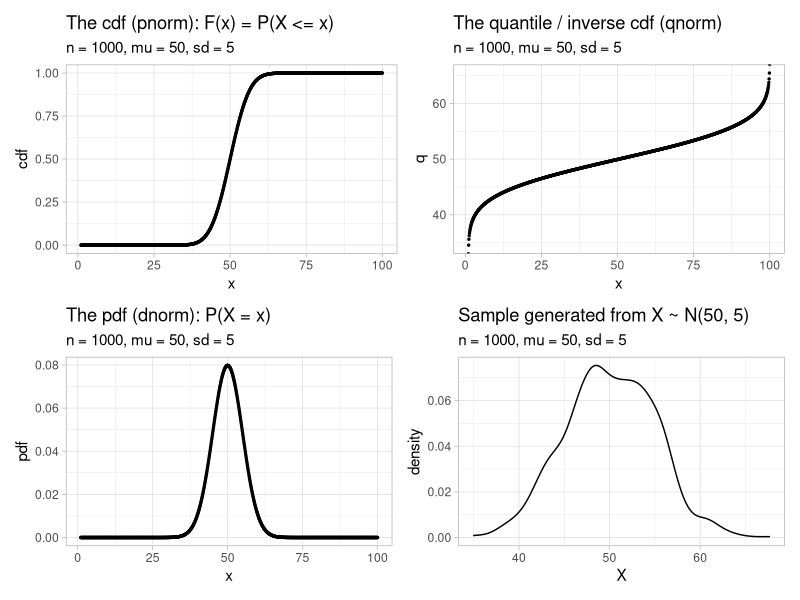
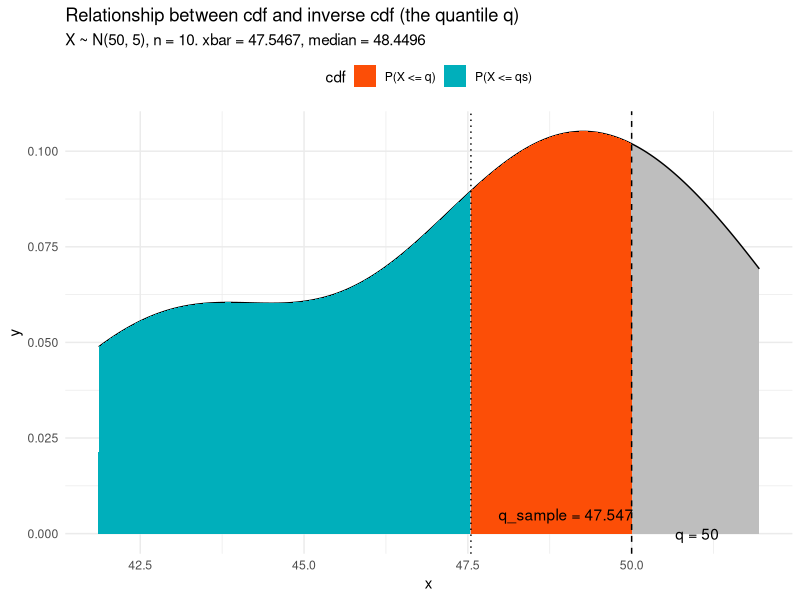
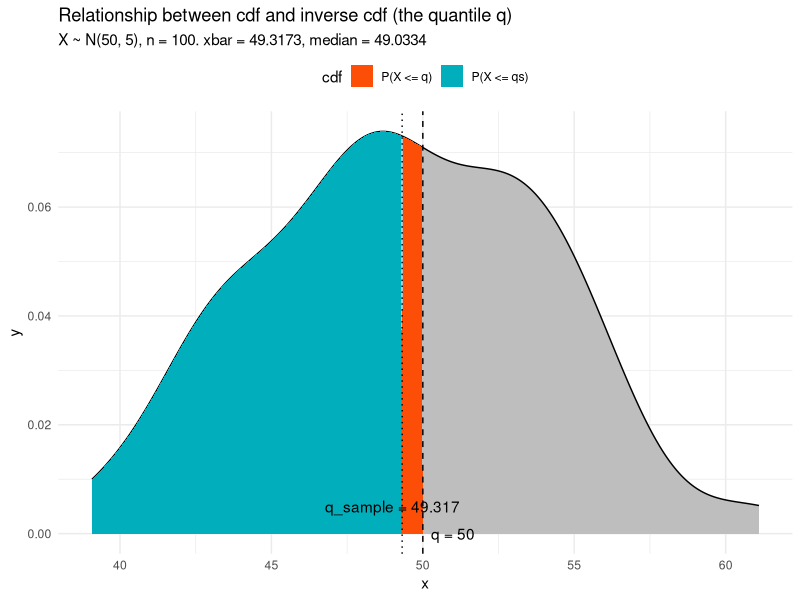
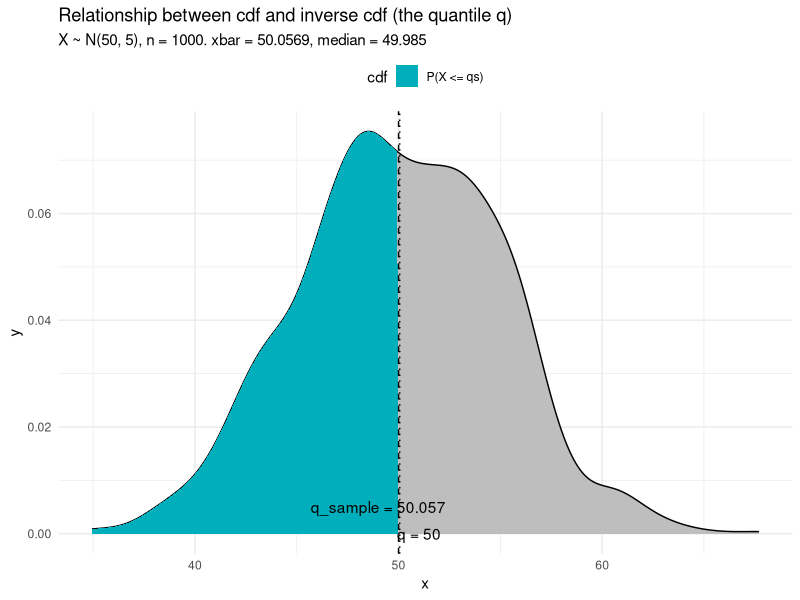
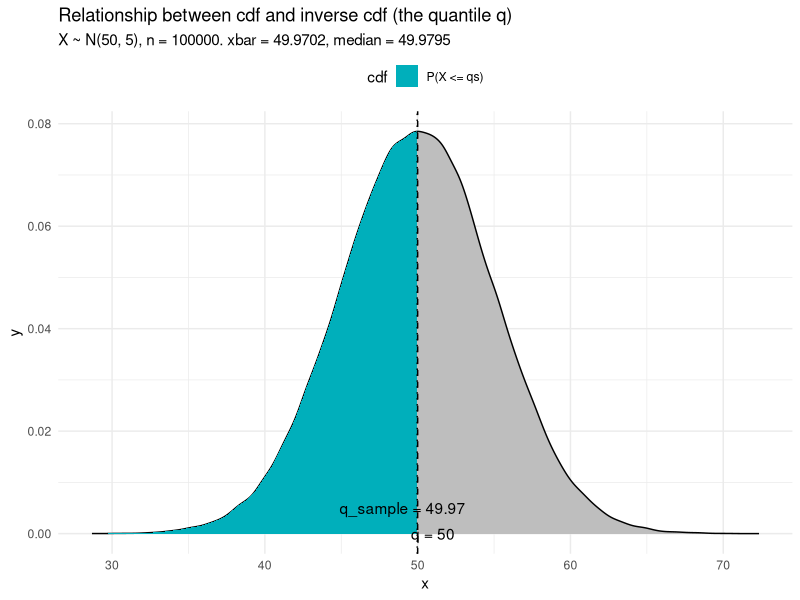
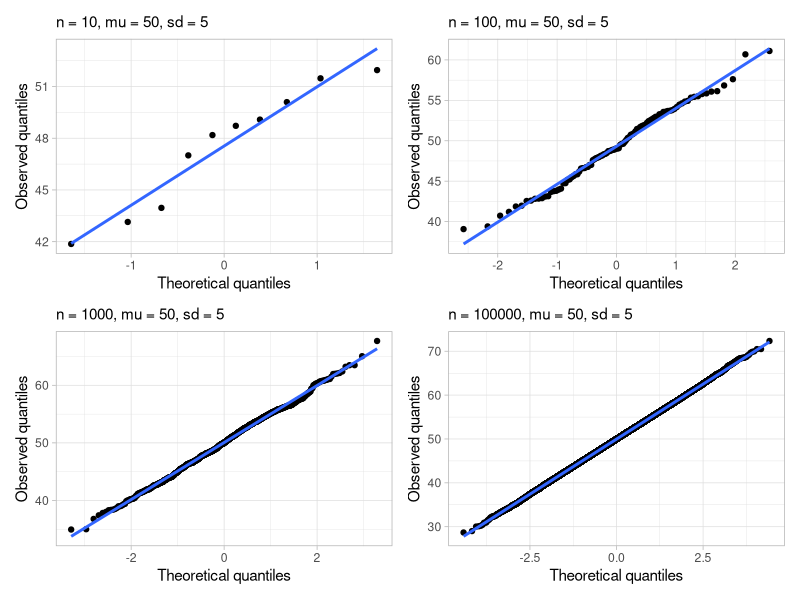

These figures' R source, in order:
## ---- chunk 1
library(tidyverse)
library(patchwork)
options(scipen = 999)

mu <- 50
sd <- 5
n <- 1000
set.seed(10)
df <- tibble(
  x = seq(1, 100, length.out = n),
  p = seq(0, 1, length.out = n),
  pdf = dnorm(x, mean = mu, sd = sd), # f(x) = P(X = x)
  cdf = pnorm(x, mean = mu, sd = sd), # F(x) = P(X <= x)
  q = qnorm(p, mean = mu, sd = sd), # F^{-1}(p) = x
  X = rnorm(n, mean = mu, sd = sd) # generate a random variable
)

p_pdf <- df %>%
  ggplot(aes(x = x, y = pdf)) +
  geom_point(size = 0.5) +
  theme_light() +
  labs(
    title = "The pdf (dnorm): P(X = x)",
    subtitle = str_glue("n = {nrow(df)}, mu = {mu}, sd = {sd}")
  )
p_cdf <- df %>%
  ggplot(aes(x = x, y = cdf)) +
  geom_point(size = 0.5) +
  theme_light() +
  labs(
    title = "The cdf (pnorm): F(x) = P(X <= x)",
    subtitle = str_glue("n = {nrow(df)}, mu = {mu}, sd = {sd}")
  )
p_q <- df %>%
  ggplot(aes(x = x, y = q)) +
  geom_point(size = 0.5) +
  theme_light() +
  labs(
    title = "The quantile / inverse cdf (qnorm)",
    subtitle = str_glue("n = {nrow(df)}, mu = {mu}, sd = {sd}")
  )
p_X <- df %>%
  ggplot(aes(x = X)) +
  geom_density() +
  theme_light() +
  labs(
    title = "Sample generated from X ~ N(50, 5)",
    subtitle = str_glue("n = {nrow(df)}, mu = {mu}, sd = {sd}")
  )

(p_cdf + p_q )/
 ( p_pdf + p_X)

## ---- chunk 2
options(scipen = 999)

plotnn <- function(n, mu, sd) {
  set.seed(10)
  X <- rnorm(n, mu, sd) # Generate random variable
  p <- 0.5 # Let the probability be 50% (the 50th percentile)
  q <- qnorm(p, mu, sd) # inverse cdf, theoretical quantile
  cdf <- pnorm(q, mu, sd) # cdf should be equal to p
  
  xbar <- mean(X) # sample mean
  xmedian <- median(X) # sample median
  sd(X)
  q_sample <- qnorm(p, xbar, sd(X)) %>% round(3)
  0.5 == pnorm(q_sample, xbar, sd(X)) # TRUE
  
  
  plot1 <- X %>%
    enframe() %>%
    ggplot(aes(x = value)) +
    geom_density(fill = "gray") +
    theme_minimal()+
    theme(legend.position="top")
  
  
  # extract x,y values from plot in order to shade the area
  d <- ggplot_build(plot1)$data[[1]]
  d <- d %>% mutate(color = case_when(
    x <= q & x > q_sample~ "P(X <= q)",
    x <= q_sample ~ "P(X <= qs)"
  ))
  
  plot1 +
    geom_area(data = subset(d, x <= q), aes(
      x = x, y = y,
      fill = factor(color)
    )) +
    annotate("text", x = q + 1, y = 0, label = str_glue("q = {q}")) +
    annotate("text", x = q - 1, y = 0 + 0.005, label = str_glue("q_sample = {q_sample}")) +
    geom_vline(xintercept = q, linetype = "dashed") +
    geom_vline(xintercept = q_sample, linetype = "dotted") + 
    scale_color_discrete("cdf:") +
    labs(
      title = "Relationship between cdf and inverse cdf (the quantile q)",
      subtitle = str_glue("X ~ N({mu}, {sd}), n = {n}. xbar = {round(xbar,4)}, median = {round(xmedian,4)}"),
      x = "x",
      fill = "cdf"
    ) +
    scale_fill_manual(breaks = c("P(X <= q)", "P(X <= qs)"),
                       values = c("#FC4E07","#00AFBB"))
}

mu <- 50
sd <- 5

plotnn(10, mu, sd)
plotnn(100, mu, sd)
plotnn(1000, mu, sd)
plotnn(100000, mu, sd)


## ---- chunk 3

mu <- 50
sd <- 5

plotqq <- function(n, mu, sd) {
  set.seed(10)
  
  X <- rnorm(n, mu, sd)
  d <- X %>% 
    enframe(name = NULL, value = "x") %>% 
    mutate(across(x, scale, .names = "{.col}_scaled")) %>% # z-transform to mean zero and unit variance
    arrange(x) %>% 
    mutate(j = 1:length(X),
           prob_level = (j-0.5)/length(X), # 0.5 is the 'continuity' correction
           qq = qnorm(prob_level) # standard normal quantile,
    )
  
  d %>% 
    ggplot(aes(x = qq, y = x)) +
    geom_point() +
    geom_smooth(method = "lm", formula = y ~ x, se = FALSE) +
    labs(y = "Observed quantiles",
         x = "Theoretical quantiles",
         subtitle = str_glue("n = {n}, mu = {mu}, sd = {sd}")) +
    theme_light() 
}

p1 <- plotqq(10,mu,sd)
p2 <- plotqq(100,mu,sd)
p3 <- plotqq(1000,mu,sd)
p4 <- plotqq(100000,mu,sd)

(p1+p2) /
  (p3+p4)

